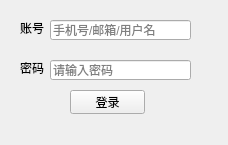
<?xml version="1.0" encoding="UTF-8"?>
<ui version="4.0">
 <class>Form</class>
 <widget class="QWidget" name="Form">
  <property name="geometry">
   <rect>
    <x>0</x>
    <y>0</y>
    <width>228</width>
    <height>145</height>
   </rect>
  </property>
  <property name="windowTitle">
   <string>登录</string>
  </property>
  <property name="windowOpacity">
   <double>0.990000000000000</double>
  </property>
  <property name="autoFillBackground">
   <bool>false</bool>
  </property>
  <widget class="QLabel" name="label">
   <property name="geometry">
    <rect>
     <x>20</x>
     <y>20</y>
     <width>24</width>
     <height>16</height>
    </rect>
   </property>
   <property name="text">
    <string>账号</string>
   </property>
   <property name="alignment">
    <set>Qt::AlignCenter</set>
   </property>
  </widget>
  <widget class="QLabel" name="label_2">
   <property name="geometry">
    <rect>
     <x>20</x>
     <y>60</y>
     <width>24</width>
     <height>16</height>
    </rect>
   </property>
   <property name="text">
    <string>密码</string>
   </property>
   <property name="alignment">
    <set>Qt::AlignCenter</set>
   </property>
  </widget>
  <widget class="QLineEdit" name="lineEdit">
   <property name="geometry">
    <rect>
     <x>50</x>
     <y>20</y>
     <width>141</width>
     <height>20</height>
    </rect>
   </property>
   <property name="placeholderText">
    <string>手机号/邮箱/用户名</string>
   </property>
  </widget>
  <widget class="QLineEdit" name="lineEdit_2">
   <property name="geometry">
    <rect>
     <x>50</x>
     <y>60</y>
     <width>141</width>
     <height>20</height>
    </rect>
   </property>
   <property name="placeholderText">
    <string>请输入密码</string>
   </property>
  </widget>
  <widget class="QPushButton" name="pushButton">
   <property name="geometry">
    <rect>
     <x>70</x>
     <y>90</y>
     <width>75</width>
     <height>24</height>
    </rect>
   </property>
   <property name="text">
    <string>登录</string>
   </property>
  </widget>
 </widget>
 <resources/>
 <connections/>
</ui>
